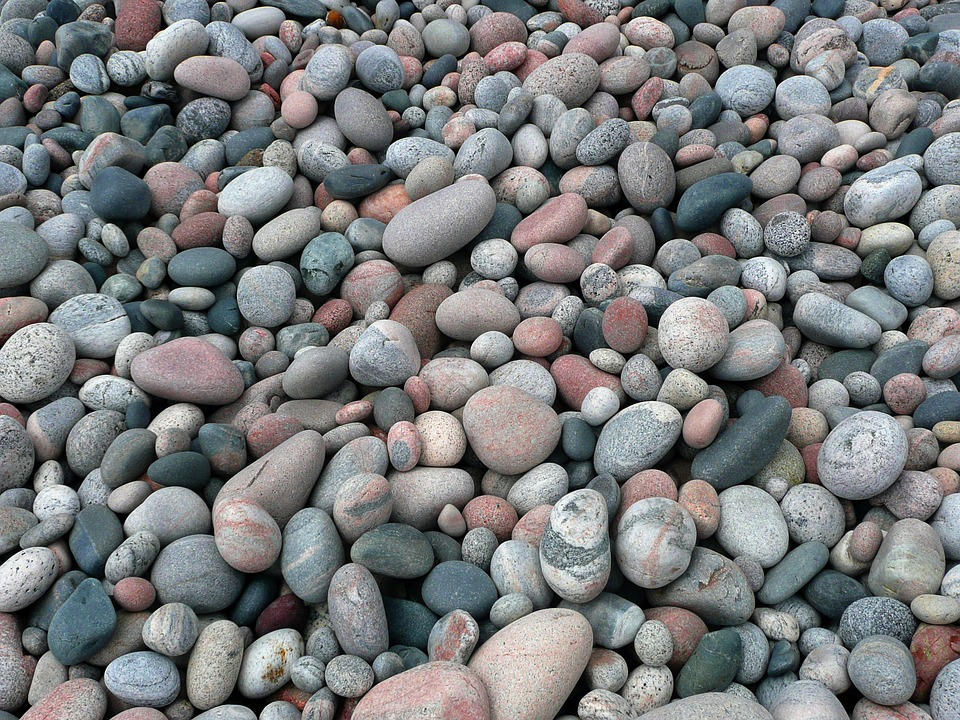
#> input picture CCF 394 - PDI/Aula 6 - Texturas/dataset/train/PEDRAS4.jpg, 960 x 720 px; its folder holds only this picture in this run
$ python texturas.py   (older library calls are emulated)
#> lines starting #> are read from the running program, lines starting #| are printed output that depends on the picture
#https://gogul09.github.io/software/texture-recognition
#https://scikit-learn.org/stable/auto_examples/svm/plot_iris.html
import cv2
import numpy as np
import os
import glob
import mahotas as mt
from sklearn.svm import LinearSVC
from sklearn import svm
import csv

# function to extract haralick textures from an image
def extract_features(image):
        # calculate haralick texture features for 4 types of adjacency
        textures = mt.features.haralick(image)
        # take the mean of it and return it
        ht_mean  = textures.mean(axis=0)
        print("ht_mean ",ht_mean)

        return ht_mean

# load the training dataset
train_path  = "dataset/train"
train_names = os.listdir(train_path)
print(train_names)

# empty list to hold feature vectors and train labels
train_features = []
train_labels   = []

# loop over the training dataset
print ("[STATUS] Started extracting haralick textures..")
for train_name in train_names:
        cur_path = train_path + "/" + train_name
        cur_label = train_name
        i = 1
        print(cur_path)

        for file in glob.glob(cur_path ):
                print( "Processing Image - {} in {}".format(i, cur_label))
                # read the training image
                image = cv2.imread(file)
#> image is the input picture: shape (720, 960, 3); mean B, G, R 123.6, 122.7, 120.8

                # convert the image to grayscale
                gray = cv2.cvtColor(image, cv2.COLOR_BGR2GRAY)
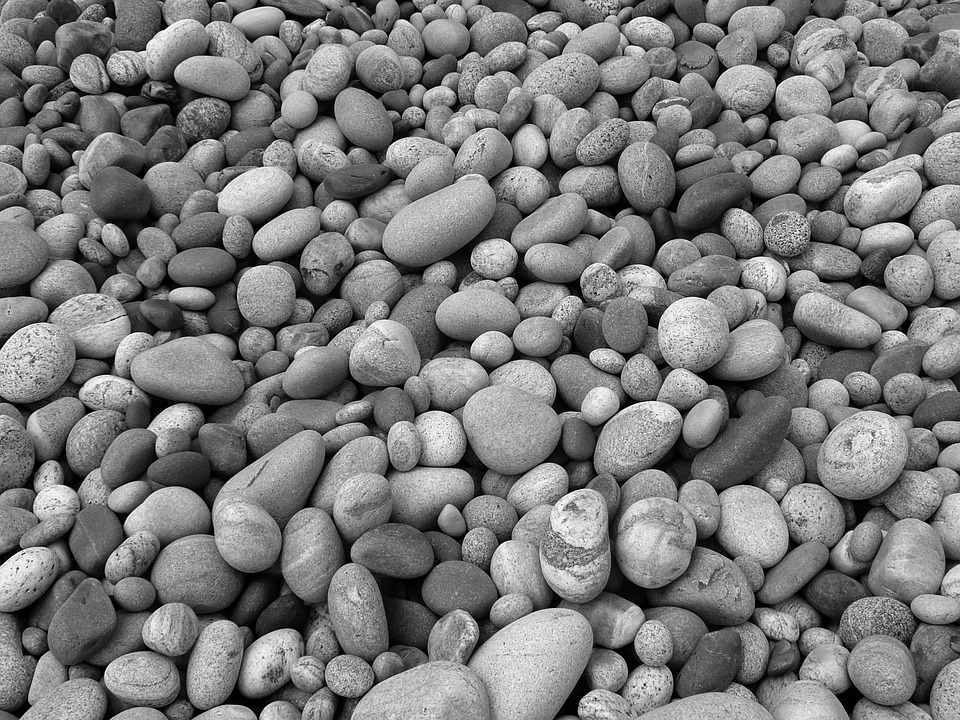
#> gray: shape (720, 960); min 0, max 255, mean 122.2

                # extract haralick texture from the image
#> (the run stopped early here; a loop or call above may not have finished)

$ run again, on CCF 394 - PDI/Aula 6 - Texturas/dataset/train/grama3.jpg
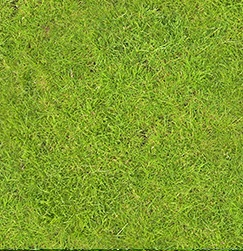
#> input picture CCF 394 - PDI/Aula 6 - Texturas/dataset/train/grama3.jpg, 243 x 251 px
#> image is the input picture: shape (251, 243, 3); mean B, G, R 44.5, 159.1, 129.2
#> `gray = cv2.cvtColor(image, cv2.COLOR_BGR2GRAY)`:
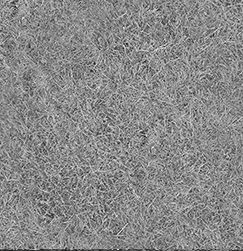
#> gray: shape (251, 243); min 7, max 244, mean 137.1

$ run again, on CCF 394 - PDI/Aula 6 - Texturas/dataset/train/pedras1.jpg
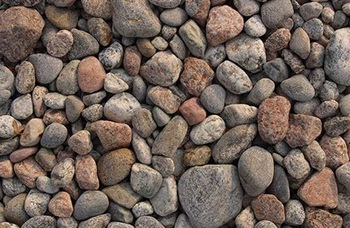
#> input picture CCF 394 - PDI/Aula 6 - Texturas/dataset/train/pedras1.jpg, 350 x 228 px
#> image is the input picture: shape (228, 350, 3); mean B, G, R 88.7, 98, 113
#> `gray = cv2.cvtColor(image, cv2.COLOR_BGR2GRAY)`:
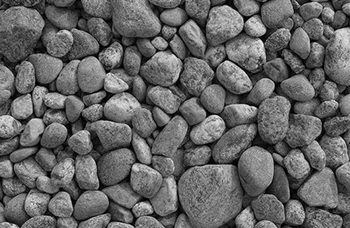
#> gray: shape (228, 350); min 0, max 246, mean 101.4

$ run again, on CCF 394 - PDI/Aula 6 - Texturas/dataset/train/pedras2.jpg
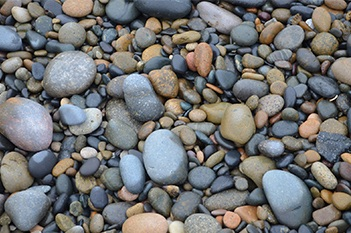
#> input picture CCF 394 - PDI/Aula 6 - Texturas/dataset/train/pedras2.jpg, 351 x 233 px
#> image is the input picture: shape (233, 351, 3); mean B, G, R 114.2, 114.5, 114.1
#> `gray = cv2.cvtColor(image, cv2.COLOR_BGR2GRAY)`:
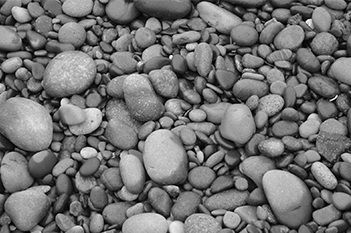
#> gray: shape (233, 351); min 0, max 254, mean 114.3

$ run again, on CCF 394 - PDI/Aula 6 - Texturas/dataset/train/PEDRAS5.jpg
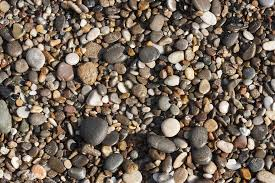
#> input picture CCF 394 - PDI/Aula 6 - Texturas/dataset/train/PEDRAS5.jpg, 275 x 183 px
#> image is the input picture: shape (183, 275, 3); mean B, G, R 87.5, 100.6, 115
#> `gray = cv2.cvtColor(image, cv2.COLOR_BGR2GRAY)`:
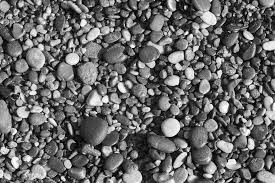
#> gray: shape (183, 275); min 0, max 255, mean 103.4
